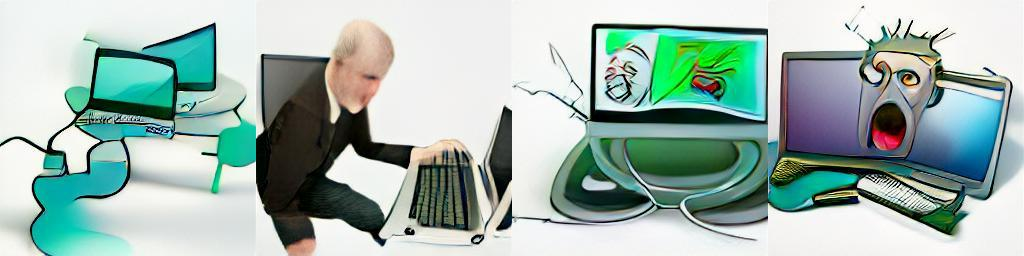
#> input picture print/test.png, 1024 x 256 px
$ python testPrint.py
#> lines starting #> are read from the running program, lines starting #| are printed output that depends on the picture
### print/BrotherQL.py
from PIL import Image
from PIL import ImageFont, ImageDraw

from brother_ql.conversion import convert
from brother_ql.backends.helpers import send
from brother_ql.raster import BrotherQLRaster


class BrotherQLPrinter:

    def __init__(self):
        pass;

    def resize_dalle_image_with_text(self, path, text, subtitle="", font="comic.ttf", textMargin=200):

        # Open the saved image
#> called with path = 'test.png', text = 'hello there', subtitle = 'ben#8853', font = 'comic.ttf', textMargin = 200
        oldIm = Image.open(path)
#> oldIm is the input picture: PIL image 1024x256 RGB; mean R, G, B 160.8, 183, 175.5

        # Resize canvas for correct margin below (for text)
        im = Image.new(oldIm.mode, (1024, 256 + textMargin));
#> im: PIL image 1024x456 RGB; every value is 0
        im.paste((255, 255, 255), [0, 0, 1024, 256 + textMargin]);
#> im: PIL image 1024x456 RGB; every value is 255
        im.paste(oldIm, (0, 0, 1024, 256));
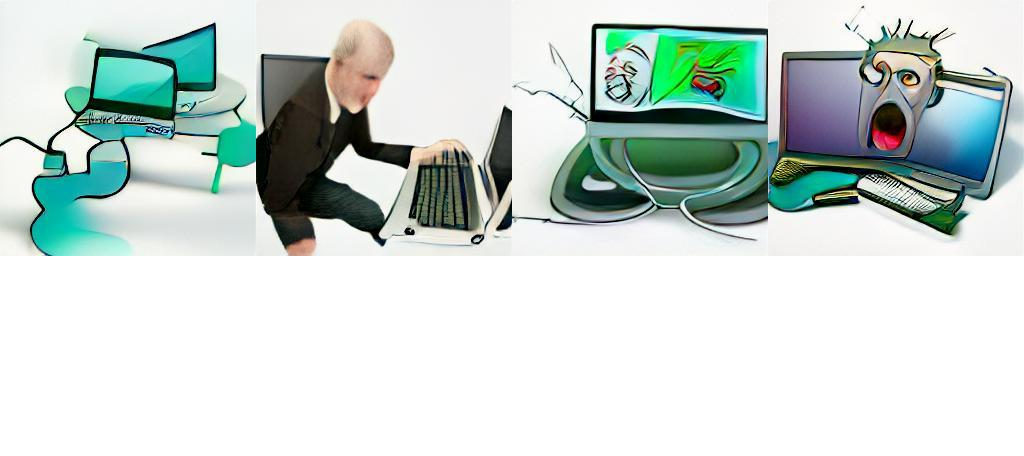
#> im: PIL image 1024x456 RGB; mean R, G, B 202.1, 214.6, 210.4

        # Draw text underneath
        draw = ImageDraw.Draw(im);
        font1 = ImageFont.truetype(font, 48);
        text = text
        text = f'"{text}"';

        # Find draw location, draw the text
        pos = (1024 / 2, 256 + (textMargin/2) + 20);
        draw.text(pos, text, font=font1, anchor="mm", fill=(0,0,0))

        # Draw text above
        font2 = ImageFont.truetype(font, 40);
        text = f'{subtitle}';
        pos = (1024 / 2, 256 + (textMargin/2) - 60);
        draw.text(pos, text, font=font2, anchor="mm", fill=(0,0,0))

        # And return altered image
        return im;


    # [25 lines left out: function printLabel, not called in this run]

### print/testPrint.py
from BrotherQL import BrotherQLPrinter


printer = BrotherQLPrinter();

image = printer.resize_dalle_image_with_text("test.png", "hello there", "ben#8853");
image.show();
# printer.printLabel(image);
